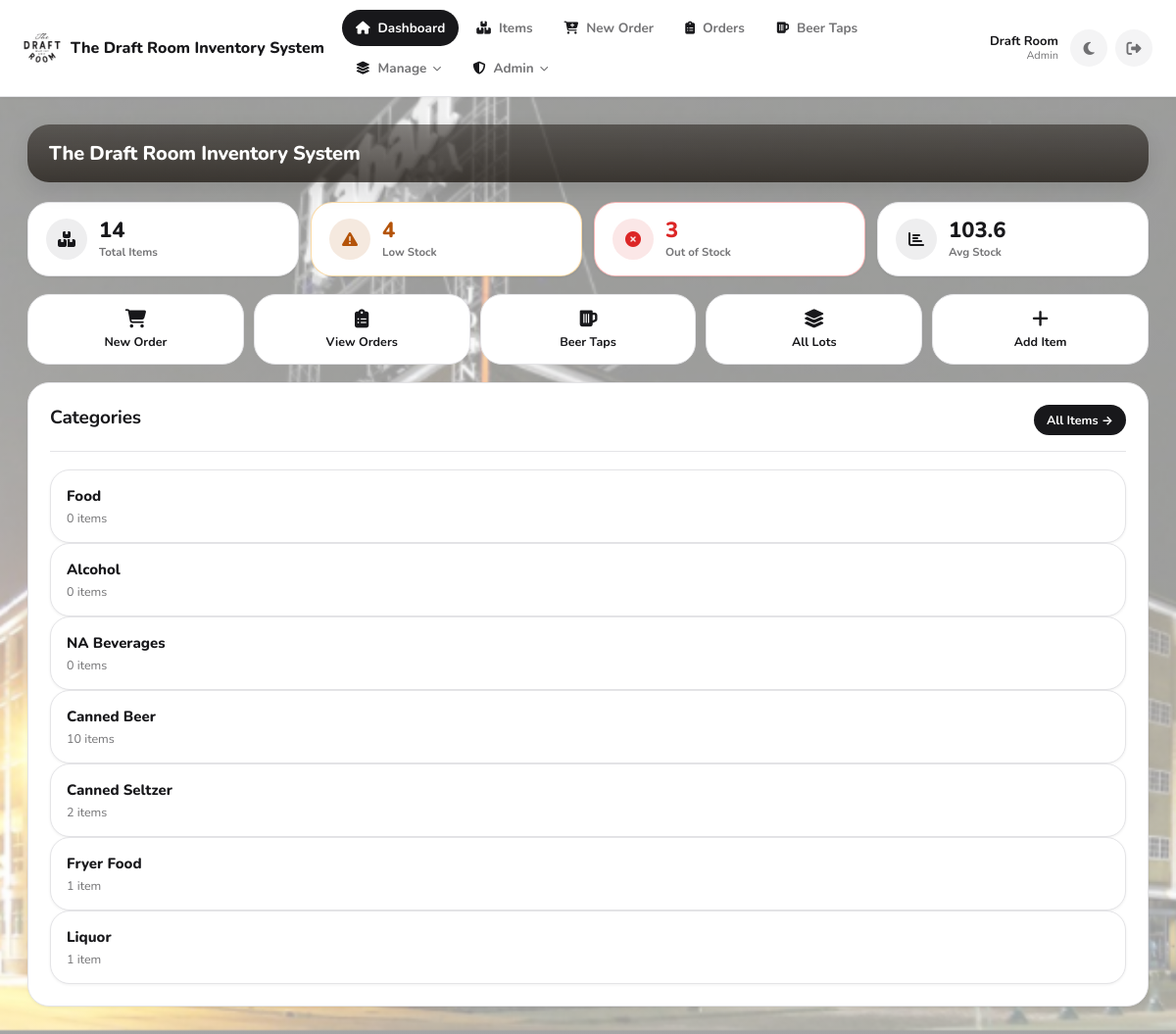
The page / (signed in) on the database its author committed.
### app.py (models this page shows, shortened)
class User(db.Model):
    __tablename__ = "users"
    id = db.Column(db.Integer, primary_key=True)
    username = db.Column(db.String(80), unique=True, nullable=False)
    first_name = db.Column(db.String(80), nullable=True)
    last_name = db.Column(db.String(80), nullable=True)
    password_hash = db.Column(db.String(255), nullable=False)
    role = db.Column(db.String(20), nullable=False, default="staff")  # Backward compatibility
    role_id = db.Column(db.Integer, db.ForeignKey('roles.id'), nullable=True)  # New: reference to Role
    is_active = db.Column(db.Boolean, nullable=False, default=True)
    created_at = db.Column(db.DateTime, nullable=False, default=utcnow)
    role_obj = db.relationship('Role', backref='users')
    def display_name(self) -> str:
        full = f"{(self.first_name or '').strip()} {(self.last_name or '').strip()}".strip()
        return full if full else self.username
    def get_role_name(self):
        if self.role_obj:
            return self.role_obj.name
        return self.role

### app.py (the view)
@app.get("/")
def dashboard():
    guard = require_view_access()
    if guard:
        return guard
    counts = db.session.query(Item.category, func.count(Item.id)).group_by(Item.category).all()
    counts_map = {c: int(n) for (c, n) in counts}
    categories = [{"name": cat, "count": counts_map.get(cat, 0)} for cat in CATEGORY_ORDER]
    extras = sorted([c for c in counts_map.keys() if c not in CATEGORY_ORDER])
    for cat in extras:
        categories.append({"name": cat, "count": counts_map.get(cat, 0)})
    total_items = Item.query.count()
    low_stock_items = Item.query.filter(
        or_(
            and_(Item.par_level.isnot(None), Item.on_hand_count < Item.par_level),
            and_(Item.par_level.is_(None), Item.on_hand_count < 5),
        )
    ).count()
    items_needing_order = Item.query.filter(Item.on_hand_count == 0).count()
    average_stock = db.session.query(func.avg(Item.on_hand_count)).scalar() or 0
    order_analytics = {
        "total_items": total_items,
        "low_stock": low_stock_items,
        "out_of_stock": items_needing_order,
        "avg_stock": round(float(average_stock), 1)
    }
    return render_template("dashboard.html", categories=categories, order_analytics=order_analytics)

### app.py (called while the page is built)
@app.after_request
def add_security_headers_response(response):
    response.headers["X-Frame-Options"] = "SAMEORIGIN"
    response.headers["X-XSS-Protection"] = "1; mode=block"
    response.headers["X-Content-Type-Options"] = "nosniff"
    response.headers["Content-Security-Policy"] = (
        "default-src 'self'; "
        "script-src 'self' 'unsafe-inline' https://cdnjs.cloudflare.com; "
        "style-src 'self' 'unsafe-inline' https://cdnjs.cloudflare.com; "
        "font-src 'self' https://cdnjs.cloudflare.com; "
        "img-src 'self' data:; "
        "connect-src 'self'; "
        "frame-ancestors 'self'"
    )
    response.headers["Referrer-Policy"] = "strict-origin-when-cross-origin"
    response.headers["Permissions-Policy"] = (
        "geolocation=(), "
        "microphone=(), "
        "camera=(), "
        "payment=()"
    )
    return response

def utcnow() -> datetime:
    return datetime.now(timezone.utc)

def current_user() -> Optional["User"]:
    uid = session.get("user_id")
    if not uid:
        return None
    try:
        return User.query.get(int(uid))
    except Exception:
        return None

def current_user_role() -> str:
    if session.get("break_glass_admin") is True:
        return "admin"
    u = current_user()
    if not u:
        return ""
    return (u.role or "").lower()

def is_logged_in() -> bool:
    return (session.get("break_glass_admin") is True) or (session.get("user_id") is not None)

def can_manage_users() -> bool:
    u = current_user()
    if not u:
        return False
    if session.get("break_glass_admin") is True:
        return True
    if u.role_id:
        role = Role.query.get(u.role_id)
        if role and role.is_admin:
            return True
    if u.role == "admin":
        return True
    return False

def can_edit_inventory() -> bool:
    if session.get("break_glass_admin") is True:
        return True
    u = current_user()
    if not u:
        return False
    if u.role_id:
        role = Role.query.get(u.role_id)
        if role and role.has_permission("can_edit_items"):
            return True
    if u.role == "admin":
        return True
    return False

def require_view_access():
    if not is_logged_in():
        return redirect("/login")
    if session.get("break_glass_admin") is True:
        return None
    if not can_view_inventory():
        session.clear()
        flash("Access denied.", "error")
        return redirect("/login")
    return None

### templates/dashboard.html
{% extends "base.html" %}
{% block content %}
<div class="hero-banner">
  <div class="hero-banner-inner">
    <h1>The Draft Room Inventory System</h1>
  </div>
</div>
<div class="dash-stats">
  <div class="dash-stat">
    <div class="dash-stat-icon"><i class="fas fa-boxes"></i></div>
    <div>
      <div class="dash-stat-val">{{ order_analytics.total_items }}</div>
      <div class="dash-stat-lbl">Total Items</div>
    </div>
  </div>
  <a href="/order" class="dash-stat {% if order_analytics.low_stock > 0 %}dash-stat-warn{% endif %}">
    <div class="dash-stat-icon"><i class="fas fa-exclamation-triangle"></i></div>
    <div>
      <div class="dash-stat-val">{{ order_analytics.low_stock }}</div>
      <div class="dash-stat-lbl">Low Stock</div>
    </div>
  </a>
  <a href="/order" class="dash-stat {% if order_analytics.out_of_stock > 0 %}dash-stat-danger{% endif %}">
    <div class="dash-stat-icon"><i class="fas fa-times-circle"></i></div>
    <div>
      <div class="dash-stat-val">{{ order_analytics.out_of_stock }}</div>
      <div class="dash-stat-lbl">Out of Stock</div>
    </div>
  </a>
  <div class="dash-stat">
    <div class="dash-stat-icon"><i class="fas fa-chart-bar"></i></div>
    <div>
      <div class="dash-stat-val">{{ order_analytics.avg_stock }}</div>
      <div class="dash-stat-lbl">Avg Stock</div>
    </div>
  </div>
</div>
<div class="quick-actions">
  <a href="/order" class="quick-btn">
    <i class="fas fa-shopping-cart"></i>
    <span>New Order</span>
  </a>
  <a href="/orders" class="quick-btn">
    <i class="fas fa-clipboard-list"></i>
    <span>View Orders</span>
  </a>
  <a href="/beers/dashboard" class="quick-btn">
    <i class="fas fa-beer"></i>
    <span>Beer Taps</span>
  </a>
  <a href="/lots" class="quick-btn">
    <i class="fas fa-layer-group"></i>
    <span>All Lots</span>
  </a>
  {% if can_edit_inventory %}
  <a href="/items/new" class="quick-btn">
    <i class="fas fa-plus"></i>
    <span>Add Item</span>
  </a>
  {% endif %}
</div>
<section class="card">
  <div class="cardhead">
    <h2>Categories</h2>
    <a class="btn small" href="/items">All Items →</a>
  </div>
  <div class="grid3">
    {% for c in categories %}
      <a class="tile" href="/category/{{ c.name }}">
        <div class="tile-title">{{ c.name }}</div>
        <div class="tile-sub">{{ c.count }} item{{ 's' if c.count != 1 else '' }}</div>
      </a>
    {% else %}
      <p class="muted">No categories yet. <a href="/items/new">Add your first item.</a></p>
    {% endfor %}
  </div>
</section>
{% endblock %}

### templates/base.html (shortened to what this page needs)
<!DOCTYPE html>
<html lang="en">
<head>
  <link rel="stylesheet" href="/static/style.css?v={{ asset_v }}">
  <link rel="stylesheet" href="https://cdnjs.cloudflare.com/ajax/libs/font-awesome/6.4.0/css/all.min.css">
</head>
<body class="app-body">
  <header class="navbar">
    <div class="navbar-inner">
      <a href="/" class="navbar-brand">
        <img src="{{ url_for('static', filename='favicon-96x96.png') }}" alt="The Draft Room" class="navbar-logo">
        <span>The Draft Room Inventory System</span>
      </a>
      <nav class="navbar-nav">
        <a href="/" class="navlink2 {% if request.path == '/' %}active{% endif %}">
          <i class="fas fa-house"></i><span>Dashboard</span>
        </a>
        <a href="/items" class="navlink2 {% if request.path.startswith('/items') or request.path.startswith('/category') %}active{% endif %}">
          <i class="fas fa-boxes-stacked"></i><span>Items</span>
        </a>
        <a href="/order" class="navlink2 {% if request.path == '/order' %}active{% endif %}">
          <i class="fas fa-cart-plus"></i><span>New Order</span>
        </a>
        <a href="/orders" class="navlink2 {% if request.path.startswith('/orders') or (request.path.startswith('/order/') and request.path != '/order') %}active{% endif %}">
          <i class="fas fa-clipboard-list"></i><span>Orders</span>
        </a>
        <a href="/beers/dashboard" class="navlink2 {% if '/beers' in request.path %}active{% endif %}">
          <i class="fas fa-beer-mug-empty"></i><span>Beer Taps</span>
        </a>
        {% if can_edit_inventory %}
        <div class="navdd">
          <button type="button" class="navlink2 navdd-toggle {% if request.path.startswith('/suppliers') or request.path.startswith('/users') or request.path.startswith('/settings') %}active{% endif %}">
            <i class="fas fa-layer-group"></i><span>Manage</span><i class="fas fa-chevron-down navdd-caret"></i>
          </button>
        </div>
        {% endif %}
        {% if can_manage_users %}
        <div class="navdd">
          <button type="button" class="navlink2 navdd-toggle {% if request.path.startswith('/audit') or request.path.startswith('/admin/roles') %}active{% endif %}">
            <i class="fas fa-shield-halved"></i><span>Admin</span><i class="fas fa-chevron-down navdd-caret"></i>
          </button>
        </div>
        {% endif %}
      </nav>
      <div class="navbar-actions">
        {% if current_user %}
        <div class="navbar-user">
          <span class="navbar-user-name">
            {% if current_user.first_name or current_user.last_name %}
              {{ current_user.first_name }} {{ current_user.last_name }}
            {% else %}
              {{ current_user.username }}
            {% endif %}
          </span>
          <span class="navbar-user-role">{{ auth_role_name.title() if auth_role_name else 'User' }}</span>
        </div>
        {% endif %}
        <button class="theme-toggle" id="themeToggle" title="Toggle light/dark theme">
        </button>
        <a href="/logout" class="logout-btn" title="Logout">
          <i class="fas fa-sign-out-alt"></i>
        </a>
      </div>
    </div>
  </header>
  <main class="main-content">
    <div class="page-content">
      {% block content %}{% endblock %}
    </div>
  </main>
</body>
</html>

### rows shown on the page
User: first_name "Draft", last_name "Room", role "Admin"

### other values the page prints
{{ order_analytics.total_items }} "14"
{{ order_analytics.low_stock }} "4"
{{ order_analytics.out_of_stock }} "3"
{{ order_analytics.avg_stock }} "103.6"
{{ c.name }} "Food" "Alcohol" "NA Beverages" "Canned Beer" "Canned Seltzer" "Fryer Food" "Liquor"
{{ c.count }} "0" "0" "0" "10" "2" "1" "1"
{{ 's' if c.count != 1 else '' }} "s" "s" "s" "s" "s"
